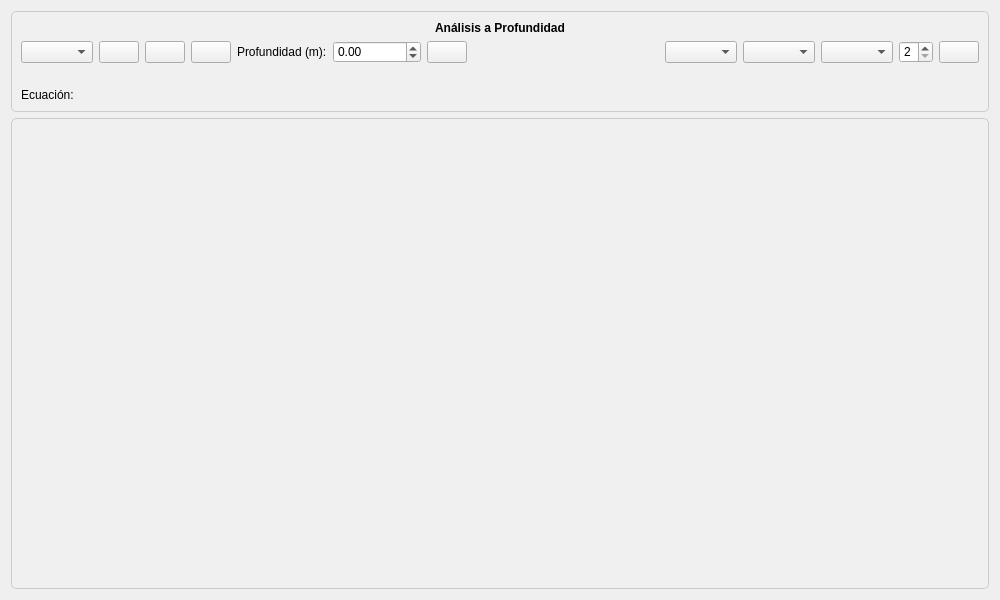
<?xml version="1.0" encoding="UTF-8"?>
<ui version="4.0">
 <class>Form</class>
 <widget class="QWidget" name="Form">
  <property name="geometry">
   <rect>
    <x>0</x>
    <y>0</y>
    <width>1000</width>
    <height>600</height>
   </rect>
  </property>
  <property name="minimumSize">
   <size>
    <width>1000</width>
    <height>600</height>
   </size>
  </property>
  <property name="windowTitle">
   <string>Form</string>
  </property>
  <property name="styleSheet">
   <string notr="true"/>
  </property>
  <layout class="QVBoxLayout" name="verticalLayout_2" stretch="1,20">
   <item>
    <widget class="QFrame" name="contenedor_encabezado">
     <property name="styleSheet">
      <string notr="true">QFrame#contenedor_encabezado {
    background-color: #f0f0f0;
    border: 1px solid #ccc;
    border-radius: 5px; /* Radio de 5 píxeles para bordes redondeados */
}</string>
     </property>
     <property name="frameShape">
      <enum>QFrame::StyledPanel</enum>
     </property>
     <property name="frameShadow">
      <enum>QFrame::Raised</enum>
     </property>
     <layout class="QVBoxLayout" name="verticalLayout">
      <property name="leftMargin">
       <number>0</number>
      </property>
      <property name="topMargin">
       <number>0</number>
      </property>
      <property name="rightMargin">
       <number>0</number>
      </property>
      <property name="bottomMargin">
       <number>0</number>
      </property>
      <item>
       <widget class="QFrame" name="frame">
        <property name="styleSheet">
         <string notr="true">QFrame {
    border: none; /* Elimina el borde */
    outline: none; /* Elimina el contorno */
}</string>
        </property>
        <property name="frameShape">
         <enum>QFrame::StyledPanel</enum>
        </property>
        <property name="frameShadow">
         <enum>QFrame::Raised</enum>
        </property>
        <layout class="QVBoxLayout" name="verticalLayout_3">
         <item>
          <layout class="QGridLayout" name="gridLayout">
           <item row="1" column="0">
            <widget class="QComboBox" name="combo_tipo_grafica">
             <property name="toolTip">
              <string>Tipo de Gráfica</string>
             </property>
            </widget>
           </item>
           <item row="0" column="0" colspan="14">
            <widget class="QLabel" name="label_titulo">
             <property name="font">
              <font>
               <weight>75</weight>
               <bold>true</bold>
              </font>
             </property>
             <property name="text">
              <string>Análisis a Profundidad</string>
             </property>
             <property name="alignment">
              <set>Qt::AlignCenter</set>
             </property>
            </widget>
           </item>
           <item row="1" column="5">
            <widget class="QLabel" name="label_2">
             <property name="text">
              <string>Profundidad (m):</string>
             </property>
            </widget>
           </item>
           <item row="1" column="6">
            <widget class="QDoubleSpinBox" name="spin_profundidad">
             <property name="minimumSize">
              <size>
               <width>0</width>
               <height>22</height>
              </size>
             </property>
             <property name="toolTip">
              <string>Profundidad</string>
             </property>
             <property name="minimum">
              <double>-999999.000000000000000</double>
             </property>
             <property name="maximum">
              <double>999999.000000000000000</double>
             </property>
            </widget>
           </item>
           <item row="1" column="10">
            <widget class="QComboBox" name="combo_tiempo">
             <property name="minimumSize">
              <size>
               <width>0</width>
               <height>22</height>
              </size>
             </property>
             <property name="toolTip">
              <string>Unidades de Tiempo</string>
             </property>
            </widget>
           </item>
           <item row="1" column="7">
            <widget class="QPushButton" name="btn_graficar">
             <property name="toolTip">
              <string>Graficar</string>
             </property>
             <property name="text">
              <string/>
             </property>
             <property name="icon">
              <iconset>
               <normaloff>assets/icons/animar.png</normaloff>assets/icons/animar.png</iconset>
             </property>
            </widget>
           </item>
           <item row="1" column="11">
            <widget class="QComboBox" name="combo_tendencias">
             <property name="minimumSize">
              <size>
               <width>0</width>
               <height>22</height>
              </size>
             </property>
             <property name="toolTip">
              <string>Tipo de Tendencias</string>
             </property>
            </widget>
           </item>
           <item row="1" column="8">
            <spacer name="horizontalSpacer">
             <property name="orientation">
              <enum>Qt::Horizontal</enum>
             </property>
             <property name="sizeHint" stdset="0">
              <size>
               <width>303</width>
               <height>20</height>
              </size>
             </property>
            </spacer>
           </item>
           <item row="1" column="13">
            <widget class="QPushButton" name="btn_exportar">
             <property name="toolTip">
              <string>Exportar Data</string>
             </property>
             <property name="text">
              <string/>
             </property>
             <property name="icon">
              <iconset>
               <normaloff>assets/icons/sobresalir.png</normaloff>assets/icons/sobresalir.png</iconset>
             </property>
            </widget>
           </item>
           <item row="1" column="12">
            <widget class="QSpinBox" name="spin_grado">
             <property name="minimumSize">
              <size>
               <width>0</width>
               <height>22</height>
              </size>
             </property>
             <property name="toolTip">
              <string>Grado</string>
             </property>
             <property name="minimum">
              <number>2</number>
             </property>
             <property name="maximum">
              <number>6</number>
             </property>
            </widget>
           </item>
           <item row="1" column="2">
            <widget class="QPushButton" name="btn_imagen_general">
             <property name="toolTip">
              <string>Imagen a Reporte General</string>
             </property>
             <property name="text">
              <string/>
             </property>
            </widget>
           </item>
           <item row="1" column="1">
            <widget class="QPushButton" name="btn_reporte_imagen">
             <property name="toolTip">
              <string>Agregar a Reporte Anexos</string>
             </property>
             <property name="text">
              <string/>
             </property>
             <property name="icon">
              <iconset>
               <normaloff>assets/icons/salvar.png</normaloff>assets/icons/salvar.png</iconset>
             </property>
            </widget>
           </item>
           <item row="1" column="3" colspan="2">
            <widget class="QPushButton" name="btn_umbral">
             <property name="toolTip">
              <string>Aplicar Umbral</string>
             </property>
             <property name="text">
              <string/>
             </property>
             <property name="icon">
              <iconset>
               <normaloff>assets/icons/curva.png</normaloff>assets/icons/curva.png</iconset>
             </property>
            </widget>
           </item>
           <item row="1" column="9">
            <widget class="QComboBox" name="combo_unidades"/>
           </item>
          </layout>
         </item>
        </layout>
       </widget>
      </item>
      <item>
       <widget class="QFrame" name="frame_ecuacion">
        <property name="minimumSize">
         <size>
          <width>0</width>
          <height>33</height>
         </size>
        </property>
        <property name="styleSheet">
         <string notr="true">QFrame {
    border: none; /* Elimina el borde */
    outline: none; /* Elimina el contorno */
}</string>
        </property>
        <property name="frameShape">
         <enum>QFrame::StyledPanel</enum>
        </property>
        <property name="frameShadow">
         <enum>QFrame::Raised</enum>
        </property>
        <layout class="QHBoxLayout" name="horizontalLayout_2">
         <property name="spacing">
          <number>0</number>
         </property>
         <property name="leftMargin">
          <number>9</number>
         </property>
         <property name="topMargin">
          <number>0</number>
         </property>
         <property name="rightMargin">
          <number>0</number>
         </property>
         <property name="bottomMargin">
          <number>0</number>
         </property>
         <item>
          <widget class="QLabel" name="label_ecuacion">
           <property name="text">
            <string>Ecuación:</string>
           </property>
          </widget>
         </item>
        </layout>
       </widget>
      </item>
     </layout>
    </widget>
   </item>
   <item>
    <widget class="QWidget" name="widget_desplazamiento" native="true">
     <property name="minimumSize">
      <size>
       <width>846</width>
       <height>380</height>
      </size>
     </property>
     <property name="styleSheet">
      <string notr="true">QWidget#widget_desplazamiento {
    background-color: #f0f0f0;
    border: 1px solid #ccc;
    border-radius: 5px; /* Radio de 5 píxeles para bordes redondeados */
}</string>
     </property>
    </widget>
   </item>
  </layout>
 </widget>
 <resources/>
 <connections/>
</ui>
